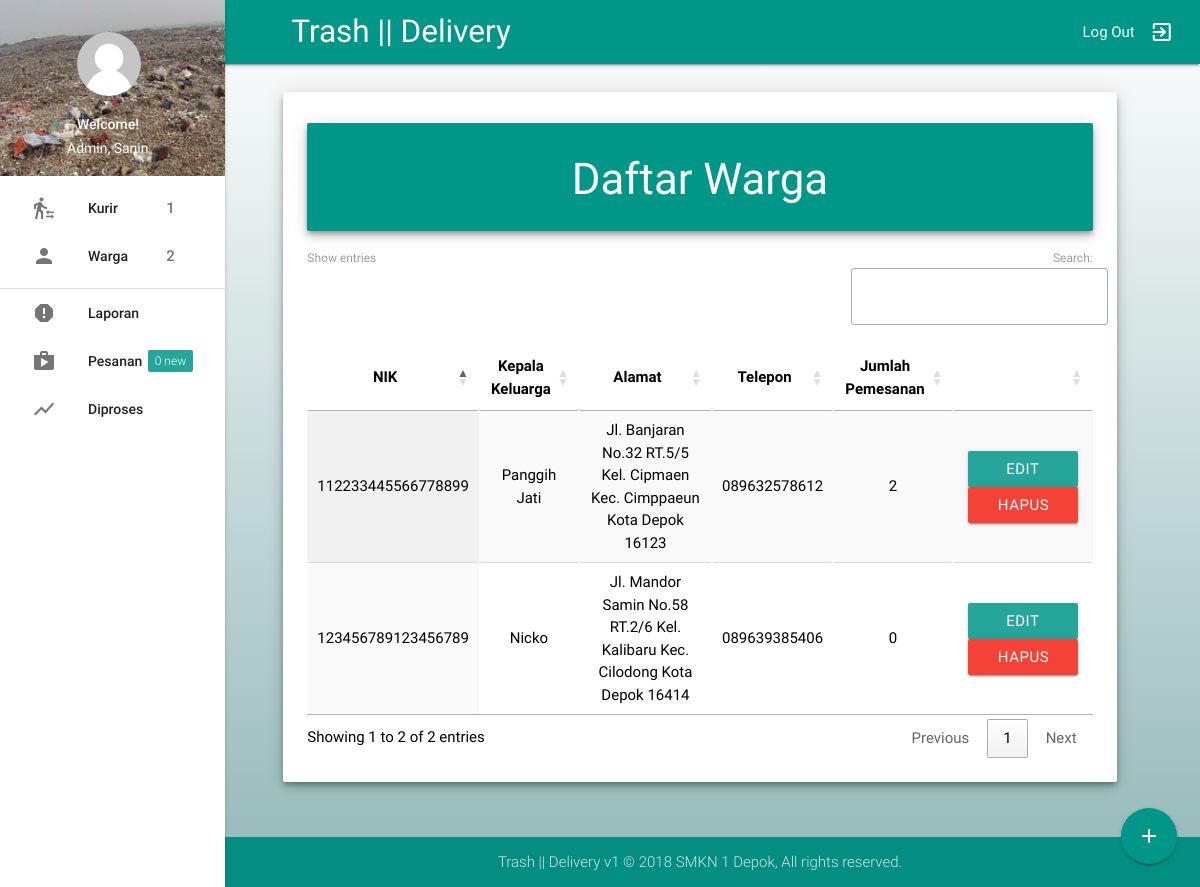
The page /adminweb/warga (signed in) on the database its author committed.
### tables this page shows
CREATE TABLE IF NOT EXISTS `tb_warga` (
  `nik` bigint(18) NOT NULL,
  `password` varchar(50) NOT NULL,
  `kepala_keluarga` varchar(50) NOT NULL,
  `kode_alamat` varchar(11) NOT NULL,
  `telepon` varchar(13) NOT NULL,
  `lat` float NOT NULL,
  `lng` float NOT NULL,
  `jumlah_pemesanan` int(4) NOT NULL,
  PRIMARY KEY (`nik`),
  KEY `nik` (`nik`),
  KEY `kode_alamat` (`kode_alamat`)
);

CREATE TABLE IF NOT EXISTS `alamat` (
  `kode_alamat` varchar(11) NOT NULL,
  `alamat` text NOT NULL,
  `no_rumah` int(4) NOT NULL,
  `rt` int(3) NOT NULL,
  `rw` int(3) NOT NULL,
  `kelurahan` varchar(40) NOT NULL,
  `kecamatan` varchar(40) NOT NULL,
  `kota` varchar(30) NOT NULL,
  `kode_pos` int(4) NOT NULL,
  `nik` bigint(18) NOT NULL,
  PRIMARY KEY (`kode_alamat`),
  KEY `nik` (`nik`)
);

### admin/controllers/pages/warga.php (the view, shortened to what this page needs)
<?php
    if (!isset($_SESSION['level'])) {
        echo "<script>window.history.back();</script>";
    }else{
?>
<div class="row">
    <div class="col s10 push-s1 m10 push-m1 l10 push-l1" style="padding:0;">
        <div class="card z-depth-3">
            <div class="card-content black-text">
                <div class="card-panel teal white-text z-depth-3">
                    <span class="card-title">
        <center>
            <h3> Daftar Warga </h3>
        </center>
                    </span>
                </div>
                <table id="tb_warga" class="display centered hide-on-med-and-down">
                    <thead>
                        <tr>
                            <th>NIK</th>
                            <th>Kepala Keluarga</th>
                            <th>Alamat</th>
                            <th>Telepon</th>
                            <th>Jumlah Pemesanan</th>
                            <th></th>
                        </tr>
                    </thead>
                    <tbody>
                        <?php
                    $q = mysql_query("SELECT * FROM tb_warga JOIN alamat ON tb_warga.kode_alamat = alamat.kode_alamat") or die(mysql_error());
                    while ($d = mysql_fetch_array($q)) {?>
                        <tr>
                            <td>
                                <?php echo $d['nik'] ?>
                            </td>
                            <td>
                                <?php echo $d['kepala_keluarga'] ?>
                            </td>
                            <td>
                                <?php echo $d['alamat'] ." No.".$d['no_rumah'] ." RT.".$d['rt'] ."/".$d['rw'] ." Kel. ".$d['kelurahan'] ." Kec. ".$d['kecamatan'] ." Kota ".$d['kota'] ." ".$d['kode_pos'] ; ?>
                            </td>
                            <td>
                                <?php echo $d['telepon'] ?>
                            </td>
                            <td>
                                <?php echo number_format ($d['jumlah_pemesanan']) ?>
                            </td>
                            <td>
                                <?php include '../../../components/form/button-edit-warga-form.php'; ?>
                            </td>
                        </tr>
                        <?php }?>
                    </tbody>
                </table>
            </div>
        </div>
    </div>
</div>
<div class="fixed-action-btn">
    <a class="btn-floating btn-large teal modal-trigger" href="#warga">
      <i class="large material-icons">add</i>
    </a>
</div>
<?php } ?>

### admin/controllers/pages/index.php (shortened to what this page needs)
<?php
	session_start();if (!isset($_SESSION['level'])) {
		echo "<script>window.history.back();</script>";
	}else{
include '../../../components/base/head.php';
include '../../../components/navigation/first-navigation-admin.php';?>
<link rel="stylesheet" type="text/css" href="https://cdn.datatables.net/1.10.16/css/dataTables.bootstrap.min.css">
<div class="row">
    <div class="col s12 m12 l10 push-l2" style="padding:0;">
        <?php
	if(isset($_GET['page'])){
		$page = $_GET['page'];
		switch ($page) {
			case 'warga':
				include "warga.php";
			break;
		}
	}
	 ?>
    </div>
</div>
<?php include '../../../components/base/footer.php';?>
</html>
<?php } ?>

### components/base/head.php (shortened to what this page needs)
<!DOCTYPE html>
<html>
<head>
    <?php
		include 'css.php';
?>
</head>
<body>

### components/base/css.php (shortened to what this page needs)
<link type="text/css" rel="stylesheet" href="../assets/css/materialize.min.css" media="screen,projection" />
<link rel="stylesheet" type="text/css" href="//cdn.datatables.net/1.10.16/css/jquery.dataTables.css">
<link rel="stylesheet" type="text/css" href="https://cdn.datatables.net/1.10.16/css/dataTables.bootstrap.min.css">
<link href="../assets/css/style.css" rel="stylesheet">

### components/navigation/first-navigation-admin.php (shortened to what this page needs)
<?php
        $q = mysql_query("SELECT * FROM tb_terima WHERE status ='Menunggu'") or die(mysql_error());
        $w = mysql_query("SELECT * FROM tb_warga") or die(mysql_error());
        $e = mysql_query("SELECT * FROM tb_kurir") or die(mysql_error());
        ?>
    <header>
        <div class="navbar-fixed">
            <nav class="teal row" role="navigation">
                <div class="nav-wrapper  col s12 m12 l9 push-l3">
                    <a id="logo-container" href="home" class="brand-logo hide-on-med-and-down" style="margin-left:-20px">Trash || Delivery </a>
                    <ul class="right hide-on-med-and-down">
                        <li><a href="../controllers/config/logout.php"><i class="large right material-icons">exit_to_app</i>Log Out</a></li>
                    </ul>
                </div>
            </nav>
        </div>
        <div class="row">
            <ul class="side-nav fixed col s2 m2 l2" style="padding:0;margin:0;width:225px;">
                <li>
                    <div class="userView">
                        <div class="background">
                        </div>
                        <a href=""><img  style="margin-left:45px" class="circle" src="../assets/img/User.jpg"></a>
                        <a href=""><span style="margin-left:45px" class="white-text name">Welcome!</span></a>
                        <a href=""><span style="margin-left:35px" class="white-text email">Admin, <?php echo $_SESSION['nama']; ?></span></a>
                    </div>
                </li>
                <li><a class="waves-effect" href="kurir"><i class="material-icons">transfer_within_a_station</i>Kurir<span class="badge"><?php echo mysql_num_rows($e); ?></span></a></li>
                <li><a class="waves-effect" href="warga"><i class="material-icons">person</i>Warga<span class="badge"><?php echo mysql_num_rows($w); ?></span></a></li>
                <li>
                    <div class="divider"></div>
                </li>
                <li><a class="waves-effect" href="laporan"><i class="material-icons">report</i>Laporan</a></li>
                <li><a class="waves-effect" href="pesanan"><i class="material-icons">shop</i>Pesanan
                <span style="margin-left: -4px" class="new badge"><?php echo mysql_num_rows($q); ?></span></a></li>
                <li><a class="waves-effect" href="diproses"><i class="material-icons">show_chart</i>Diproses</a></li>
            </ul>
        </div>
    </header>
    <main>

### components/form/button-edit-warga-form.php
<form action="editwarga" method="post">
    <button class="btn" style="width:50px">
        <input type="hidden" name="edit" value="<?php echo $d['nik']; ?>">EDIT
    </button>
    <a class="btn red" style="width:50px" onclick="return confirm('Hapus Data?')" href="../controllers/config/p_hapus-warga.php?qweqwe=<?php echo base64_encode($d['nik']);?>">Hapus</a>
</form>

### components/base/footer.php (shortened to what this page needs)
</main>
<footer class="page-footer teal row" style="margin:0;padding:0;">
    <div class="footer-copyright hide-on-small-only col s12 m12 l10 push-l2" style="margin:0;padding:0;">
        <div class="container center">
            Trash || Delivery v1 © 2018 SMKN 1 Depok, All rights reserved.
        </div>
    </div>
</footer>
</body>
</html>

### assets/css/style.css (style rules this page uses)
nav ul a, nav .brand-logo { color: #fff; }
body { display: flex; min-height: 100vh; flex-direction: column; background: linear-gradient(#ffffff, #94b8b8); }
main { flex: 1 0 auto; }
.card-panel { transition: box-shadow .25s; padding: 10px; margin: 0.5rem 0 1rem 0; border-radius: 2px; background-color: #fff; }
.side-nav { width: 200px; }

### rows shown on the page
tb_warga: kode_alamat.nik "112233445566778899", kepala_keluarga "Panggih Jati", kode_alamat.alamat "Jl. Banjaran", kode_alamat.no_rumah "32", kode_alamat.rt "5", kode_alamat.rw "5", kode_alamat.kelurahan "Cipmaen", kode_alamat.kecamatan "Cimppaeun", kode_alamat.kota "Depok", kode_alamat.kode_pos "16123", telepon "089632578612", jumlah_pemesanan "2"
tb_warga: kode_alamat.nik "123456789123456789", kepala_keluarga "Nicko", kode_alamat.alamat "Jl. Mandor Samin", kode_alamat.no_rumah "58", kode_alamat.rt "2", kode_alamat.rw "6", kode_alamat.kelurahan "Kalibaru", kode_alamat.kecamatan "Cilodong", kode_alamat.kota "Depok", kode_alamat.kode_pos "16414", telepon "089639385406", jumlah_pemesanan "0"

### other values the page prints
$_SESSION['nama'] "Sanin"
mysql_num_rows($e) "1"
mysql_num_rows($w) "2"
mysql_num_rows($q) "0"
